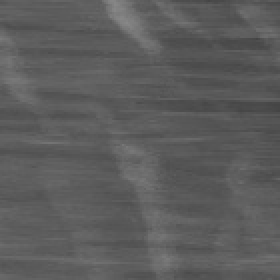
#> input picture stiImg.jpg, 140 x 140 px (shown 2 times larger)
$ python -i STAMethod.py   (imports and definitions only)   (older library calls are emulated)
#> lines starting #> are read from the running program, lines starting #| are printed output that depends on the picture
#> further down, picture is the input picture: shape (140, 140, 3); min 68, max 136, mean 92.3
### LinearPolar.py
# 将笛卡尔坐标系表示的图片转变为极坐标表示的图片
import cv2
import numpy as np
import matplotlib.pyplot as plt


def RecTangle2Polar(img, shape):
    """
    将输入的灰度图片矩阵由直角坐标系变为极坐标系表示，
    其中原坐标原定默认为图片中心，
    非整数点用双线性插值求解
        :param img: 输入灰度图片矩阵
        :param shape: 输出图片的尺寸，其中长不小于原图片最短边的一半
    :return: 极坐标表示的图片矩阵
    """

    if len(img.shape) == 3:
        img = cv2.cvtColor(img, cv2.COLOR_BGR2GRAY)

    width, height = img.shape
    length = min(width, height)
    xCenter, yCenter = width // 2, height // 2

    radius_nums = max(length // 2, shape[0])
    theta_nums = shape[1]
    # theta_nums = max(360, shape[1])
    dRadius, dTheta = length / radius_nums, 360 / theta_nums
    dst = np.zeros([radius_nums, theta_nums], np.float)

    for i in range(radius_nums):
        for j in range(theta_nums):
            # print(i, j)
            if i == 0:
                dst[i][j] = img[xCenter][yCenter]
            else:
                delta_x = np.sqrt(np.power(i * dRadius, 2) / (1 + np.power(np.tan(j * dTheta / 180 * np.pi), 2)))
                delta_y = np.sqrt((np.power(i * dRadius, 2) * np.power(np.tan(j * dTheta / 180 * np.pi), 2)) /
                                  (1 + np.power(np.tan(j * dTheta / 180 * np.pi), 2)))

                if 0 <= j < theta_nums / 4 or theta_nums * 3 / 4 < j < theta_nums:
                    x = delta_x + xCenter
                else:
                    x = delta_x - xCenter
                if 0 <= j < theta_nums / 2:
                    y = delta_y + yCenter
                else:
                    y = delta_y - yCenter

                xCeil, xFloor = int(min(np.ceil(x), width - 1)), int(min(np.floor(x), width - 1))
                yCeil, yFloor = int(min(np.ceil(y), height - 1)), int(min(np.floor(y), height - 1))

                if yFloor == yCeil and xFloor == xCeil:
                    out = img[xCeil][yCeil]
                elif yFloor == yCeil:
                    out = (x - xFloor) * img[xFloor][yCeil] + (xCeil - x) * img[xFloor][yFloor]
                elif xFloor == xCeil:
                    out = (y - yFloor) * img[xCeil][yFloor] + (yCeil - y) * img[xFloor][yFloor]
                else:
                    inter1 = (x - xFloor) * img[xFloor][yCeil] + (xCeil - x) * img[xFloor][yFloor]
                    inter2 = (x - xFloor) * img[xCeil][yCeil] + (xCeil - x) * img[xCeil][yFloor]
                    out = (y - yFloor) * inter2 + (yCeil - y) * inter1

                dst[i][j] = out

    return dst.T


# [4 lines of commented-out code are left out]

### STAMethod.py
# FFT based on Space-Time Image Method
import cv2
import numpy as np
from LinearPolar import RecTangle2Polar
import time


def calTextureAngleSTA(img, theta_num=360, norm=False, histEqualize=False, return_NTI=False, return_GTI=False,
                       cal_AC=True):
    """
    采用自相关函数法（Fujita2018)计算输入图片的纹理角，首先将输入图像截取为正方形
    而后利用傅里叶变换快速计算图像的自相关函数。之后将自相关函数图片转换为极坐标表示形式，
    并利用梯形积分计算u(theta)，即每个角度对应的rou的积分值，而后取最大值模90作为
    纹理角的余角
        :param return_GTI: 是否返回GTI值
        :param return_NTI: 是否返回NTI值
        :param img: 输入图片，可为灰度图或BGR模式的图片
        :param theta_num: 转换为极坐标时的角度划分份数，默认为360份，即计算精度为1度
        :param norm: 是否对图片进行列标准化，在直方图均衡后进行
        :param histEqualize: 是否对图片进行直方图均衡
    :return: 纹理角的度数，NTI（可选），GTI（可选）
    """
#> called with theta_num = 360, norm = False, histEqualize = False, return_NTI = False, return_GTI = False, cal_AC = True
    if len(img.shape) > 2:
        img = cv2.cvtColor(img, cv2.COLOR_BGR2GRAY)

    if histEqualize:
        img = cv2.equalizeHist(img)

    if norm:
        mu = np.mean(img, axis=0)
        sigma = np.std(img, axis=0)
        img = (img - mu) / sigma

    # 截取图片为最大正方形
    length = min(img.shape[0], img.shape[1])
#> length = 140
    interpl = (max(img.shape) - length) // 2
#> interpl = 0
    interpr = interpl + length
#> interpr = 140
    if img.shape[0] >= img.shape[1]:
        img = img[interpl: interpr, :]
    else:
        img = img[:, interpl: interpr]

    # 计算自相关函数
    # A(x, y) = I(x, y) * I(x, y) = IFFT(|FFT{I(x,y)}|^2)
    # 即先对图片进行傅里叶变换，而后取模的平方做逆傅里叶变化，最后将其移动中心
    # 注意逆傅里叶变换得到的图片矩阵也是复数矩阵，也需要取模以方便后续操作
    img_f = np.fft.fft2(img)
    if cal_AC:
        img_ac = abs(np.fft.fftshift(np.fft.ifft2(np.abs(img_f) ** 2)))
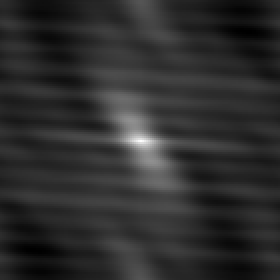
#> img_ac: shape (140, 140) float64 (shown 2 times larger); min 166654008, max 168190088, mean 166933413.8; drawn with min black and max white
        # 归一化图片，使得图片中点的值变为1
        img_ac /= img_ac[length // 2][length // 2]
        # 最大模长为图片长度的一半，超出会报错，因为自定义函数里没写
        # OpenCV里的函数linearPolar()倒是可以随便定，因为会填充，但是没法自定义角度精度
        img_cal_polar = RecTangle2Polar(img_ac, [length // 2, theta_num])
    else:
        img_cal_polar = RecTangle2Polar(np.abs(img_f), [length // 2, theta_num])

    mu_theta = {}
    for i in range(img_cal_polar.shape[0]):
        mu_theta[i] = sum([x ** 2 for x in img_cal_polar[i]])
#> after the loop, mu_theta = 360 items

    mu_theta = sorted(mu_theta.items(), key=lambda x: x[1], reverse=True)
#> mu_theta = 360 pairs, first value 0 to 359, second value 68.96 to 69.15
    alpha = 90 - mu_theta[0][0] * 360 / theta_num % 90
#> alpha = 89

    NTI, GTI = 0, 0
    # NTI = mu_theta[0][0] / mu_theta[len(mu_theta) - 1][0]
    # GTI = abs((mu_theta[0][0] - mu_theta[len(mu_theta) - 1][0]) * 2 * np.pi / theta_num - np.pi / 2) \
    #       / np.tan(alpha) / np.cos(alpha) ** 2
    if return_GTI and return_NTI:
        return alpha, GTI, NTI
    elif return_GTI:
        return alpha, GTI
    elif return_NTI:
        return alpha, NTI
    else:
        return alpha


# [9 lines not run here, left out]

>>> import cv2
>>> picture = cv2.imread('stiImg.jpg')
>>> result = calTextureAngleSTA(picture)
#> result = 89
